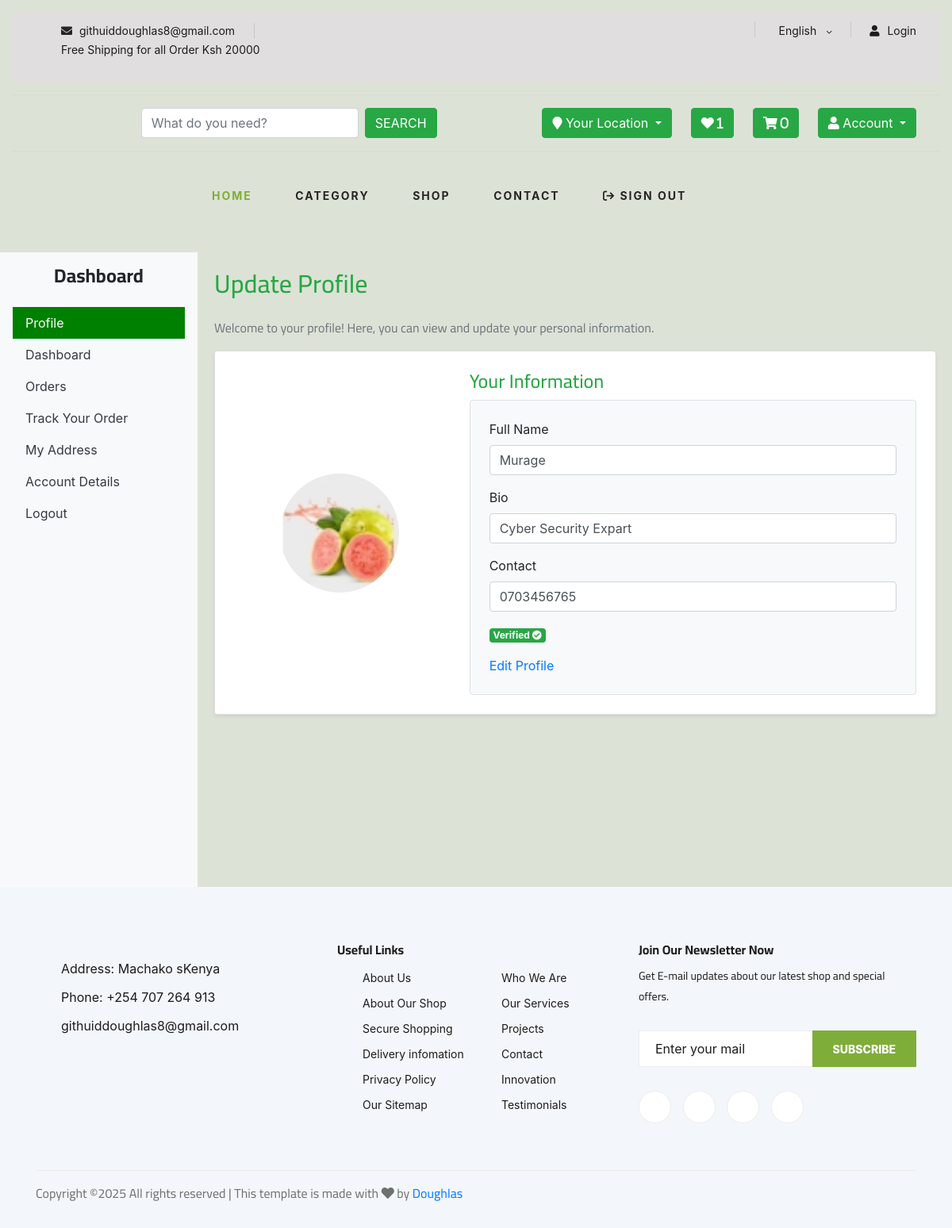
Page /customer-dashboard/ (signed in) on the committed database.
### user_authens/models.py (models this page shows)
class Profile(models.Model):
    user = models.OneToOneField(User, on_delete=models.CASCADE)
    image = models.ImageField(upload_to="image", null=True, blank=True)
    full_name = models.CharField(max_length=200, null=True, blank=True)
    bio = models.CharField(max_length=200, null=True, blank=True)
    phone = models.CharField(max_length=200)
    address = models.CharField(max_length=200, null=True, blank=True)
    county = models.CharField(max_length=200, null=True, blank=True)
    verified = models.BooleanField(default=False)
    def __str__(self):
        return self.full_name if self.full_name else self.user.username

### core/views.py (the view, shortened to what this page needs)
# urls.py: path('customer-dashboard/', views.customer_dashboard, name='customer-dashboard'),
@login_required
def customer_dashboard(request):
    orders_list = CartOrder.objects.filter(user=request.user)
    address = Address.objects.filter(user=request.user)
    orders = CartOrder.objects.annotate(month=ExtractMonth("order_date")).values("month").annotate(count=Count("id")).values("month", "count")
    month =[]
    total_orders = []
    for o in orders:
        month.append(calendar.month_name[o["month"]])
    for i in orders:
        total_orders.append(i["count"])
    profile = Profile.objects.get(user=request.user)
    print("Your profile is:",profile )
    context ={
        "orders_list" : orders_list,
        "profile" : profile,
        "address" : address,
        "orders" : orders,
        "month" : month,
        "total_orders" : total_orders,
    }
    return render(request, 'customer_dashboard.html', context)

### core/context_processor.py (called while the page is built)
def default(request):
    categories = Category.objects.all()
    vendors = Vendors.objects.all()
    wishlist_count = 0
    if request.user.is_authenticated:
        try:
            wishlist_count = Wishlist.objects.filter(user=request.user).count()
        except Exception as e:
            print(f"Error fetching wishlist: {e}")
            messages.warning(request, "There was an issue retrieving your wishlist.")
    if request.user.is_authenticated:
        address = Address.objects.filter(user=request.user).first()  # Returns None if not found
    else:
        address = None  # No address for unauthenticated users
    return {
        'categories': categories,
        'wishlist_count': wishlist_count,  # Use a proper count
        'address': address,
        'vendors': vendors,
    }

### templates/customer_dashboard.html (shortened to what this page needs)
{% extends 'partials/base.html' %}
{% load static %}
{% block content %}
<body>
    <div class="dashboard-container">
      <div class="sidebar p-3">
        <h4 class="text-center mb-4">Dashboard</h4>
        <nav class="nav flex-column">
          <a class="nav-link active text-dark" href="#" onclick="showSection('profile')">Profile</a>
          <a class="nav-link text-dark" href="#" onclick="showSection('dashboard')">Dashboard</a>
          <a class="nav-link text-dark" href="#" onclick="showSection('orders')">Orders</a>
          <a class="nav-link text-dark" href="#" onclick="showSection('track')">Track Your Order</a>
          <a class="nav-link text-dark" href="#" onclick="showSection('address')">My Address</a>
          <a class="nav-link text-dark" href="#" onclick="showSection('account')">Account Details</a>
          <a class="nav-link text-dark" href="#">Logout</a>
        </nav>
      </div>
      <div class="main-content">
        <div id="profile-section">
          <h2 class="mb-4 text-success"> Update Profile</h2>
          <p class="text-muted">Welcome to your profile! Here, you can view and update your personal information.</p>
          <div class="card shadow-sm p-4">
            <div class="row align-items-center">
              {% if profile.image %}
                  <div class="col-md-4 text-center">
                    <img
                        src="{{ profile.image.url }}"
                        alt="Profile Picture"
                        class="rounded-circle img-fluid"
                        style="height: 150px; width: 150px; object-fit: cover;">
                  </div>
              {% endif %}
              <div class="col-md-8">
                <h4 class="text-success">Your Information</h4>
                <form method="post" enctype="multipart/form-data" class="p-4 border rounded bg-light">
                  <div class="mb-3">
                    <label for="full_name" class="form-label">Full Name</label>
                    <input type="text" id="full_name" class="form-control" value="{{ profile.full_name }}" name="full_name">
                  </div>
                  <div class="mb-3">
                    <label for="bio" class="form-label">Bio</label>
                    <input type="text" id="bio" class="form-control" value="{{ profile.bio }}" name="bio">
                  </div>
                  <div class="mb-3">
                    <label for="phone" class="form-label">Contact</label>
                    <input type="text" id="phone" class="form-control" value="{{ profile.phone }}" name="phone">
                  </div>
                  <div class="mb-3">
                    {% if profile.verified == True %}
                    <span class="badge bg-success">Verified <i class="fas fa-check-circle"></i></span>
                    {% else %}
                    <span class="badge bg-danger">Not Verified <i class="fa fa-times"></i></span>
                    {% endif %}
                  </div>
                  <a href="{% url 'user_authens:profile-update' %}" >Edit Profile</a>
                </form>
              </div>
            </div>
          </div>
        </div>
      </div>
    </div>
</body>
{% endblock %}

### static/assets/css/style.css (style rules this page uses)
html, body { height: 100%; font-family: "Cairo", sans-serif; -webkit-font-smoothing: antialiased; }
h1, h2, h3, h4, h5, h6 { margin: 0; color: #111111; font-weight: 400; font-family: "Cairo", sans-serif; }
h2 { font-size: 36px; }
h4 { font-size: 24px; }
p { font-size: 16px; font-family: "Cairo", sans-serif; color: #6f6f6f; font-weight: 400; line-height: 26px; margin: 0 0 15px 0; }
img { max-width: 100%; }

### templates/partials/base.html (style rules this page uses)
.dashboard-container { display: flex; min-height: 100vh; }
.sidebar { width: 250px; background-color: #f8f9fa; border-right: 1px solid #dee2e6; }
.sidebar h4 { font-weight: bold; }
.main-content { flex: 1; padding: 20px; }
.nav-link.active { background-color: green; color: white !important; }

### rows in the picture
Profile: image (picture), full_name "Murage", bio "Cyber Security Expart", phone "0703456765"

### other values in the picture
{{ wishlist_count }} "1"
{{ request.session.cart_data_obj|length }} "0"
